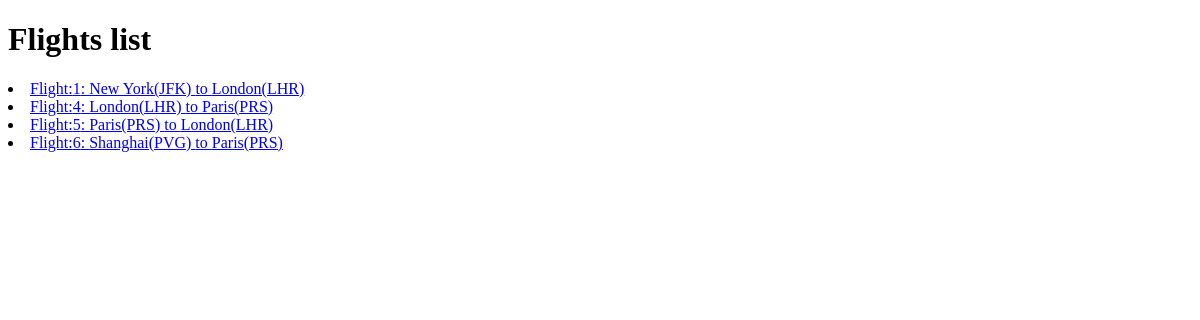
/flights/, run on an earlier commit of the app's database.
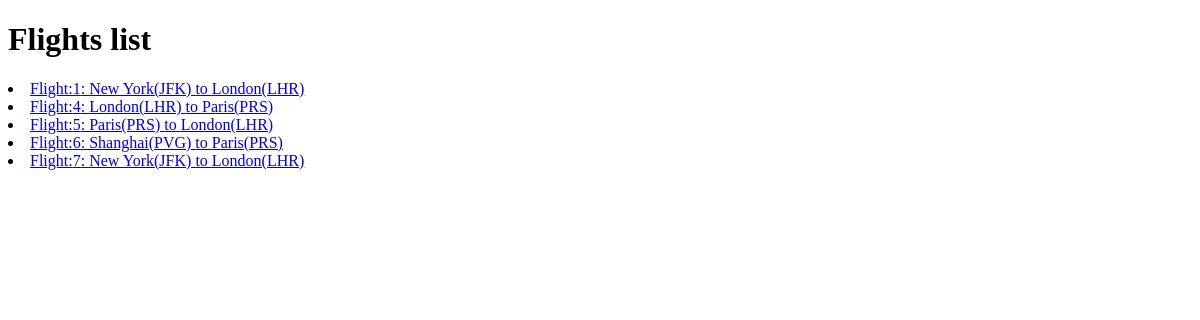
And on a later commit of the database.
### flights/models.py (models this page shows, shortened)
class Flight(models.Model):
    origin = models.ForeignKey(
        Airport, on_delete=models.CASCADE, related_name="departures"
    )
    destination = models.ForeignKey(
        Airport, on_delete=models.CASCADE, related_name="arrivals"
    )
    duration = models.IntegerField()

class Airport(models.Model):
    code = models.CharField(max_length=3)  # Airport code (e.g., JFK, LAX)
    city = models.CharField(max_length=32)  # City where the airport is located
    def __str__(self) -> str:
        return f"{self.city}({self.code})"

### flights/views.py (the view)
# urls.py: path("", RedirectView.as_view(url='/flights/', permanent=False), name='index'),
def index(request):
    return render(request, "flights/index.html", {"flights": Flight.objects.all()})

### flights/templates/flights/index.html
{% extends "flights/layout.html" %}
{% block body %}
{% for flight in flights %}
<li>
    <a href="{% url 'flight' flight.id %}">
        Flight:{{flight.id}}: {{flight.origin}} to {{flight.destination}}
    </a>
</li>
{% endfor %}
{% endblock %}

### flights/templates/flights/layout.html
<!DOCTYPE html>
<html lang="en">
<head>
    <h1>Flights list</h1>
</head>
<body>
    {% block body %}
    {% endblock %}
</body>
</html>

What changed in the data, as far as the page shows it:
added Flight: id "7", origin "New York(JFK)", destination "London(LHR)"
